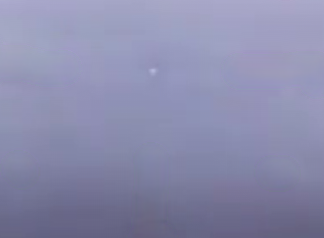
#> input picture Misc_72.png, 324 x 238 px, found by its file name
$ python ir_target_detection.py
#> lines starting #> are read from the running program, lines starting #| are printed output that depends on the picture; after the words box and inside, x2 and y2 are one past the last pixel; in counts of white or black regions, pixels touching at a corner belong together
import cv2
import numpy as np
import matplotlib.pyplot as plt
from scipy.ndimage import median_filter, gaussian_filter

img = cv2.imread('/content/Misc_72.png', cv2.IMREAD_GRAYSCALE).astype(np.float32)
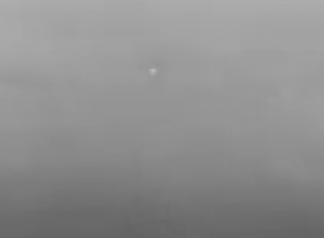
#> img: shape (238, 324) float32; min 98, max 186, mean 142.6
M, N = img.shape
#> M = 238; N = 324

print(img)
#> (printed output is left out)

plt.figure(figsize=(16, 6))
plt.plot(1, 4, 1)
plt.title("Original")
plt.imshow(img, cmap='gray')

def compute_point_spread_indicator(I0, Im, In):
    # Avoid log(0) issues
    if I0 <= 0 or Im <= 0 or In <= 0:
        return 0
    numerator = np.log(I0) - np.log(Im)
    denominator = np.log(I0) - np.log(In)
    if denominator == 0:
        return 0
    return numerator / denominator

def point_spread_filter(img):
    padded = np.pad(img, 1, mode='reflect')
    filtered = np.zeros_like(img)

    for i in range(M):
        for j in range(N):
            c = padded[i+1, j+1]
            direct = [padded[i+1, j], padded[i+1, j+2], padded[i, j+1], padded[i+2, j+1]]
            diagonal = [padded[i, j], padded[i, j+2], padded[i+2, j], padded[i+2, j+2]]
            Im = np.mean(direct)
            In = np.mean(diagonal)
            p = compute_point_spread_indicator(c, Im, In)
            if 0.35 <= p <= 0.65:
                filtered[i, j] = c
            else:
                filtered[i, j] = np.median(padded[i:i+3, j:j+3])
    return filtered

filtered_img = point_spread_filter(img)
print(filtered_img)
#> (printed output is left out)
plt.plot(1, 4, 2)
plt.title("Filtered")
plt.imshow(filtered_img, cmap='gray')

def point_spread_local_contrast(img):
    padded = np.pad(img, 1, mode='reflect')
    R = np.zeros_like(img)

    for i in range(M):
        for j in range(N):
            I0 = padded[i+1, j+1]
            neighbors = [padded[i+1, j], padded[i+1, j+2], padded[i, j+1], padded[i+2, j+1],
                         padded[i, j], padded[i, j+2], padded[i+2, j], padded[i+2, j+2]]
            direct = [padded[i+1, j], padded[i+1, j+2], padded[i, j+1], padded[i+2, j+1]]
            L = min([I0**2 / (n + 1e-6) for n in neighbors])
            r = (min(direct) / (max(direct) + 1e-6))
            R[i, j] = r * L
    return R

PSLCM = point_spread_local_contrast(filtered_img)

plt.plot(1, 4, 3)
plt.title("Enhanced")
plt.imshow(PSLCM, cmap='gray')

def high_boost_enhancement(PSLCM):
    MF = cv2.GaussianBlur(PSLCM,(9,9),1)  # Approx 9x9
    B = np.maximum(PSLCM - MF, 1)
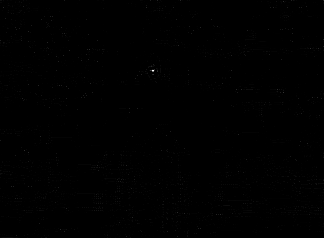
#> B: shape (238, 324) float32; min 1, max 19.03, mean 1.03; drawn with min black and max white
    enhanced = PSLCM * B
    return enhanced

enhanced_img = high_boost_enhancement(PSLCM)

def normalize_image(enhanced_img):
    norm = cv2.normalize(enhanced_img, None, 0, 255, cv2.NORM_MINMAX)
    return norm.astype(np.uint8)

enhanced_image=normalize_image(enhanced_img)

print(np.sort(enhanced_image.flatten())[::-1])
#> (printed output is left out)
print(enhanced_image)
#> (printed output is left out)
plt.plot(1, 4, 3)
plt.title("Enhanced")
plt.imshow(enhanced_image, cmap='hot')

def threshold_image(enhanced_image, method: str = 'static', thresh_val: int = 200):
#> called with method = 'static', thresh_val = 200
    if method == 'static':
        thresh = cv2.inRange(enhanced_image, thresh_val, 255)
#> thresh: shape (238, 324); 0% white in thin lines or dots, all inside (x1, y1, x2, y2) = (152, 70, 154, 71)
    elif method == 'adaptive':
        thresh = cv2.adaptiveThreshold(
            enhanced_image, 255,
            cv2.ADAPTIVE_THRESH_MEAN_C,
            cv2.THRESH_BINARY,
            11, 2
        )
    else:
        raise ValueError("Unknown threshold method. Use 'static' or 'adaptive'.")
    return thresh

threshed_img=threshold_image(enhanced_image)

plt.plot(1, 4, 3)
plt.title("Enhanced")
plt.imshow(threshed_img, cmap='hot')

def adaptive_segmentation(enhanced):
    V = np.sort(enhanced.flatten())[::-1]
    S = np.unique(V)
    len_S = len(S)
    for i in range(min(10, len_S - 2), 1, -1):
        s0, s1, s2 = S[i], S[i + 1], S[i + 2]
        r = (s0 - s1) / (s1 - s2 + 1e-6)
        if r > 5:
            T = s0
            break
        elif r < 0.2:
            T = s1
            break
    else:
        T = V[10] if len(V) > 10 else V[-1]
    mask = (enhanced >= T).astype(np.uint8) * 255
#> mask: shape (238, 324); 0.01% white in thin lines or dots, all inside (x1, y1, x2, y2) = (89, 1, 311, 93)
    return mask

binary_mask = adaptive_segmentation(enhanced_image)

plt.plot(1, 4, 4)
plt.title("Target Mask")
plt.imshow(binary_mask, cmap='gray')
plt.tight_layout()
plt.show()
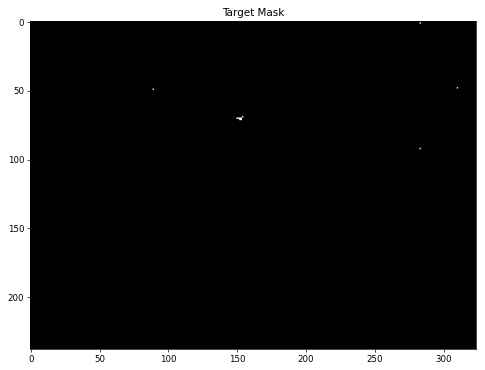
#> figure drawn by matplotlib, 1 panel

if img.dtype != np.uint8:
    original_img = cv2.normalize(img, None, 0, 255, cv2.NORM_MINMAX).astype(np.uint8)
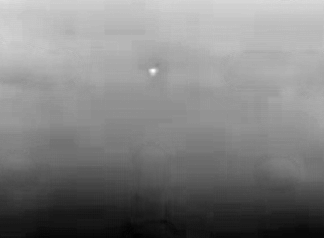
#> original_img: shape (238, 324); min 0, max 255, mean 128.8
else:
    original_img = img.copy()

# Convert original to BGR if it's grayscale
if len(original_img.shape) == 2:
    original_bgr = cv2.cvtColor(original_img, cv2.COLOR_GRAY2BGR)
else:
    original_bgr = original_img.copy()

# Create colored mask
colored_mask = np.zeros_like(original_bgr, dtype=np.uint8)
colored_mask[threshed_img > 0] = (0, 255, 0)

# Blend with original image
overlay = cv2.addWeighted(original_bgr, 1-0.5, colored_mask, 0.5, 0)
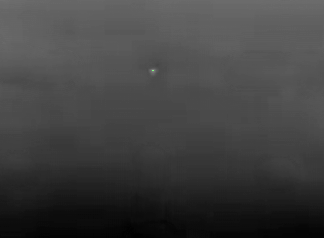
#> overlay: shape (238, 324, 3); mean B, G, R 64.4, 64.4, 64.4

result= overlay.astype(np.uint8)

plt.plot(1, 4, 2)
plt.imshow(cv2.cvtColor(result, cv2.COLOR_BGR2RGB))
plt.title('Transparent Overlay')
plt.axis('off')
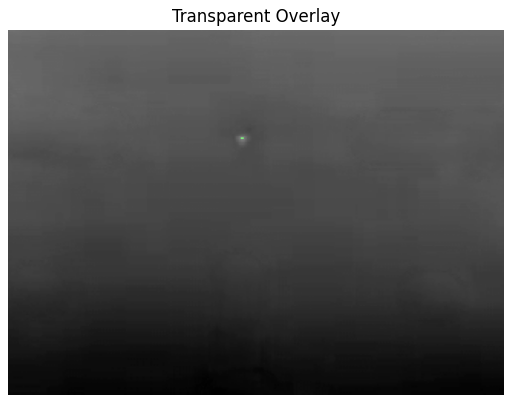
#> figure drawn by matplotlib, 1 panel

$ run again, with Misc_3.png copied over Misc_72.png
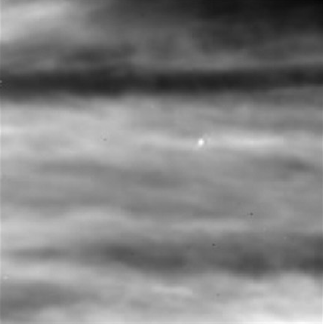
#> input picture Misc_3.png, 323 x 324 px, found by its file name
#> (printed output is left out)
#> (printed output is left out)
#> (printed output is left out)
#> (printed output is left out)
#> thresh: shape (324, 323); 0% white in thin lines or dots, all inside (x1, y1, x2, y2) = (0, 81, 202, 142)
#> mask: shape (324, 323); 0.01% white in thin lines or dots, all inside (x1, y1, x2, y2) = (0, 81, 323, 324)
#> `overlay = cv2.addWeighted(original_bgr, 1-0.5, colored_mask, 0.5, 0)`:
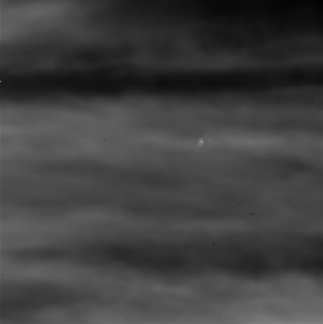
#> overlay: shape (324, 323, 3); mean B, G, R 64.2, 64.2, 64.2
#> `plt.axis('off')`:
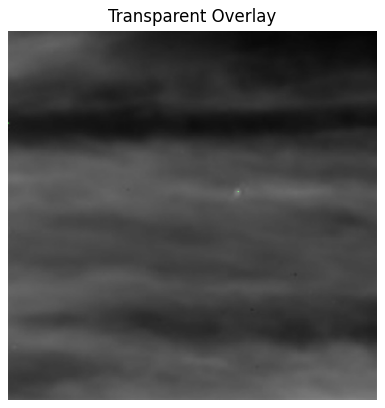
#> figure drawn by matplotlib, 1 panel
